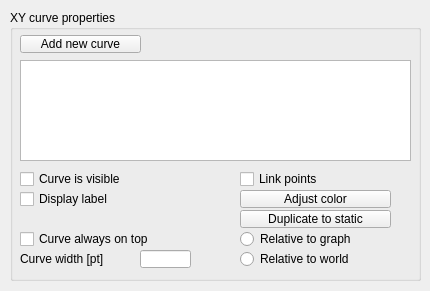
<?xml version="1.0" encoding="UTF-8"?>
<ui version="4.0">
 <class>CQDlg2D3DGraphProperties</class>
 <widget class="QDialog" name="CQDlg2D3DGraphProperties">
  <property name="geometry">
   <rect>
    <x>0</x>
    <y>0</y>
    <width>430</width>
    <height>291</height>
   </rect>
  </property>
  <property name="windowTitle">
   <string>Dialog</string>
  </property>
  <property name="locale">
   <locale language="English" country="UnitedStates"/>
  </property>
  <widget class="QGroupBox" name="qqGroupBox">
   <property name="geometry">
    <rect>
     <x>10</x>
     <y>10</y>
     <width>411</width>
     <height>271</height>
    </rect>
   </property>
   <property name="title">
    <string>XY curve properties</string>
   </property>
   <property name="flat">
    <bool>false</bool>
   </property>
   <widget class="QToolButton" name="qqAddNewCurve">
    <property name="geometry">
     <rect>
      <x>10</x>
      <y>25</y>
      <width>121</width>
      <height>18</height>
     </rect>
    </property>
    <property name="focusPolicy">
     <enum>Qt::StrongFocus</enum>
    </property>
    <property name="text">
     <string>Add new curve</string>
    </property>
   </widget>
   <widget class="QListWidget" name="qqList">
    <property name="geometry">
     <rect>
      <x>10</x>
      <y>50</y>
      <width>391</width>
      <height>101</height>
     </rect>
    </property>
   </widget>
   <widget class="QCheckBox" name="qqVisible">
    <property name="geometry">
     <rect>
      <x>10</x>
      <y>160</y>
      <width>151</width>
      <height>18</height>
     </rect>
    </property>
    <property name="focusPolicy">
     <enum>Qt::StrongFocus</enum>
    </property>
    <property name="text">
     <string>Curve is visible</string>
    </property>
   </widget>
   <widget class="QCheckBox" name="qqLinkPoints">
    <property name="geometry">
     <rect>
      <x>230</x>
      <y>160</y>
      <width>131</width>
      <height>18</height>
     </rect>
    </property>
    <property name="focusPolicy">
     <enum>Qt::StrongFocus</enum>
    </property>
    <property name="text">
     <string>Link points</string>
    </property>
   </widget>
   <widget class="QCheckBox" name="qqDisplayLabel">
    <property name="geometry">
     <rect>
      <x>10</x>
      <y>180</y>
      <width>151</width>
      <height>18</height>
     </rect>
    </property>
    <property name="focusPolicy">
     <enum>Qt::StrongFocus</enum>
    </property>
    <property name="text">
     <string>Display label</string>
    </property>
   </widget>
   <widget class="QToolButton" name="qqAdjustColor">
    <property name="geometry">
     <rect>
      <x>230</x>
      <y>180</y>
      <width>151</width>
      <height>18</height>
     </rect>
    </property>
    <property name="focusPolicy">
     <enum>Qt::StrongFocus</enum>
    </property>
    <property name="text">
     <string>Adjust color</string>
    </property>
   </widget>
   <widget class="QToolButton" name="qqDuplicate">
    <property name="geometry">
     <rect>
      <x>230</x>
      <y>200</y>
      <width>151</width>
      <height>18</height>
     </rect>
    </property>
    <property name="focusPolicy">
     <enum>Qt::StrongFocus</enum>
    </property>
    <property name="text">
     <string>Duplicate to static</string>
    </property>
   </widget>
   <widget class="QLabel" name="qqWidthLabel">
    <property name="geometry">
     <rect>
      <x>10</x>
      <y>240</y>
      <width>111</width>
      <height>18</height>
     </rect>
    </property>
    <property name="text">
     <string>Curve width [pt]</string>
    </property>
   </widget>
   <widget class="QLineEdit" name="qqWidth">
    <property name="geometry">
     <rect>
      <x>130</x>
      <y>240</y>
      <width>51</width>
      <height>18</height>
     </rect>
    </property>
   </widget>
   <widget class="QRadioButton" name="qqRelativeToGraph">
    <property name="geometry">
     <rect>
      <x>230</x>
      <y>220</y>
      <width>141</width>
      <height>18</height>
     </rect>
    </property>
    <property name="focusPolicy">
     <enum>Qt::StrongFocus</enum>
    </property>
    <property name="text">
     <string>Relative to graph</string>
    </property>
    <property name="autoExclusive">
     <bool>false</bool>
    </property>
   </widget>
   <widget class="QRadioButton" name="qqRelativeToWorld">
    <property name="geometry">
     <rect>
      <x>230</x>
      <y>240</y>
      <width>141</width>
      <height>18</height>
     </rect>
    </property>
    <property name="focusPolicy">
     <enum>Qt::StrongFocus</enum>
    </property>
    <property name="text">
     <string>Relative to world</string>
    </property>
    <property name="autoExclusive">
     <bool>false</bool>
    </property>
   </widget>
   <widget class="QCheckBox" name="qqAlwaysOnTop">
    <property name="geometry">
     <rect>
      <x>10</x>
      <y>220</y>
      <width>171</width>
      <height>18</height>
     </rect>
    </property>
    <property name="focusPolicy">
     <enum>Qt::StrongFocus</enum>
    </property>
    <property name="text">
     <string>Curve always on top</string>
    </property>
   </widget>
  </widget>
 </widget>
 <tabstops>
  <tabstop>qqAddNewCurve</tabstop>
  <tabstop>qqList</tabstop>
  <tabstop>qqVisible</tabstop>
  <tabstop>qqLinkPoints</tabstop>
  <tabstop>qqDisplayLabel</tabstop>
  <tabstop>qqAdjustColor</tabstop>
  <tabstop>qqDuplicate</tabstop>
  <tabstop>qqAlwaysOnTop</tabstop>
  <tabstop>qqRelativeToGraph</tabstop>
  <tabstop>qqWidth</tabstop>
  <tabstop>qqRelativeToWorld</tabstop>
 </tabstops>
 <resources/>
 <connections/>
</ui>
